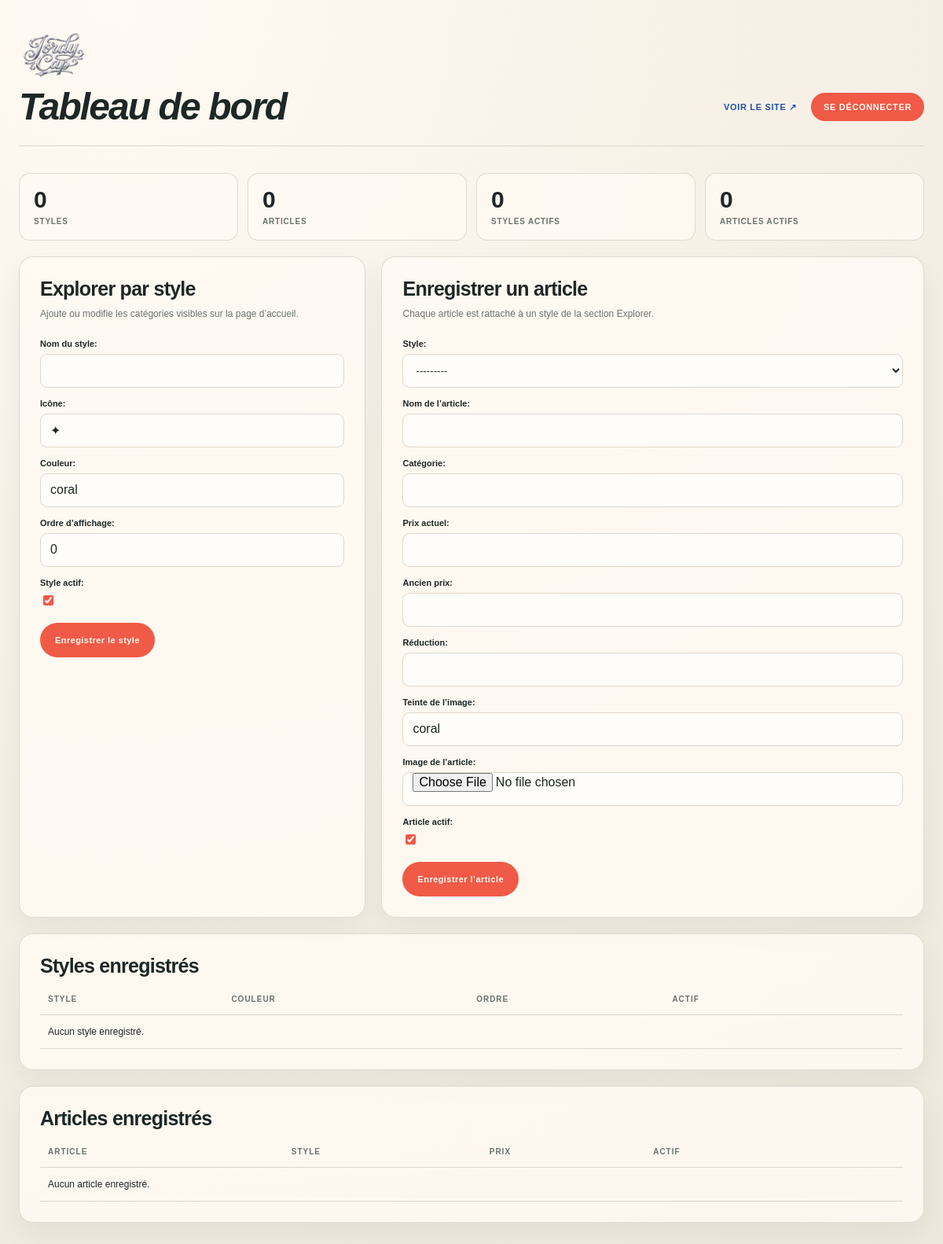
/account/dashboard/ (signed in), run on an earlier commit of the app's database.
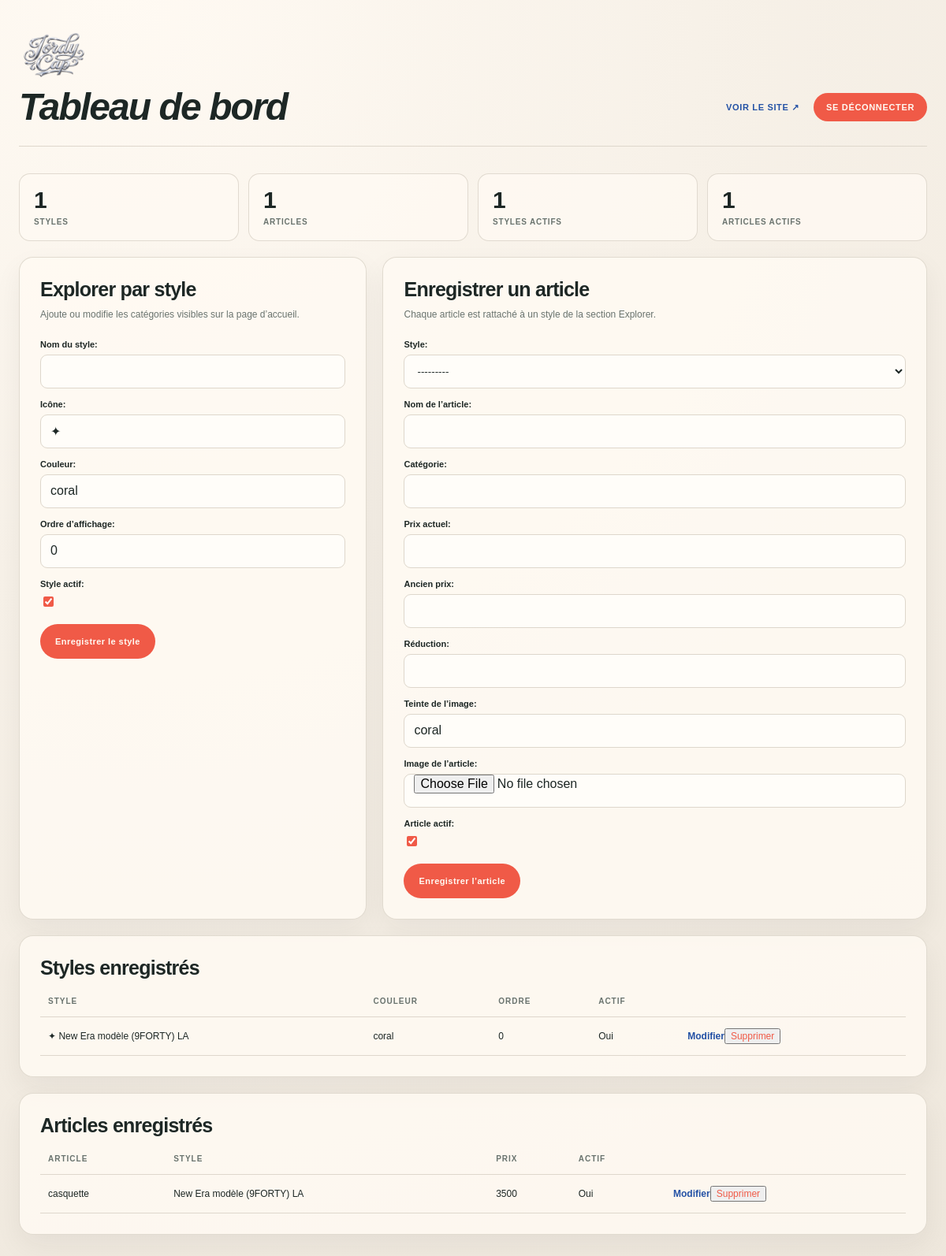
And on a later commit of the database.
### vente/models.py (models this page shows, shortened)
class Style(models.Model):
	name = models.CharField(max_length=80, unique=True)
	icon = models.CharField(max_length=10, default="✦")
	color = models.CharField(max_length=30, default="coral")
	order = models.PositiveIntegerField(default=0)
	active = models.BooleanField(default=True)
	class Meta:
		ordering = ["order", "name"]
	def __str__(self):
		return self.name

class Product(models.Model):
	style = models.ForeignKey(Style, on_delete=models.CASCADE, related_name="products")
	name = models.CharField(max_length=120)
	category = models.CharField(max_length=80, blank=True)
	price = models.CharField(max_length=40)
	old_price = models.CharField(max_length=40, blank=True)
	discount = models.CharField(max_length=20, blank=True)
	tone = models.CharField(max_length=30, default="coral")
	image = models.ImageField(upload_to="products/", blank=True)
	active = models.BooleanField(default=True)
	created_at = models.DateTimeField(auto_now_add=True)
	class Meta:
		ordering = ["-created_at"]

### account/views.py (the view, shortened to what this page needs)
# urls.py: path("dashboard/", dashboard, name="dashboard"),
@staff_member_required(login_url="account:login")
def dashboard(request):
	styles = Style.objects.all()
	products = Product.objects.select_related("style").all()
	style_form = StyleForm(prefix="style")
	product_form = ProductForm(prefix="product")
	return render(request, "account/dashboard.html", {
		"styles": styles,
		"products": products,
		"style_count": Style.objects.count(),
		"product_count": Product.objects.count(),
		"active_style_count": Style.objects.filter(active=True).count(),
		"active_product_count": Product.objects.filter(active=True).count(),
		"style_form": style_form,
		"product_form": product_form,
	})

### account/forms.py
class StyleForm(forms.ModelForm):
    class Meta:
        model = Style
        fields = ["name", "icon", "color", "order", "active"]
        labels = {
            "name": "Nom du style",
            "icon": "Icône",
            "color": "Couleur",
            "order": "Ordre d’affichage",
            "active": "Style actif",
        }

class ProductForm(forms.ModelForm):
    class Meta:
        model = Product
        fields = [
            "style",
            "name",
            "category",
            "price",
            "old_price",
            "discount",
            "tone",
            "image",
            "active",
        ]
        labels = {
            "style": "Style",
            "name": "Nom de l’article",
            "category": "Catégorie",
            "price": "Prix actuel",
            "old_price": "Ancien prix",
            "discount": "Réduction",
            "tone": "Teinte de l’image",
            "image": "Image de l’article",
            "active": "Article actif",
        }

### templates/account/dashboard.html (shortened to what this page needs)
{% load static %}
<!doctype html>
<html lang="fr">
<head>
  <link rel="stylesheet" href="{% static 'css/modavibe.css' %}">
</head>
<body>
  <main class="dashboard">
    <div class="dashboard-inner">
      <header class="dashboard-head">
        <div><img src="{% static 'media/jordy-cap-logo.png' %}" alt="Jordy Cap"><h1>Tableau de bord</h1></div>
        <div class="dashboard-actions"><a href="{% url 'vente:home' %}">Voir le site ↗</a><form method="post" action="{% url 'account:logout' %}">{% csrf_token %}<button type="submit">Se déconnecter</button></form></div>
      </header>
            <section class="dashboard-counters" aria-label="Résumé du catalogue">
              <div class="dashboard-counter"><strong>{{ style_count }}</strong><span>Styles</span></div>
              <div class="dashboard-counter"><strong>{{ product_count }}</strong><span>Articles</span></div>
              <div class="dashboard-counter"><strong>{{ active_style_count }}</strong><span>Styles actifs</span></div>
              <div class="dashboard-counter"><strong>{{ active_product_count }}</strong><span>Articles actifs</span></div>
            </section>
      <div class="dashboard-grid">
        <section class="dashboard-panel">
          <h2>Explorer par style</h2>
          <p>Ajoute ou modifie les catégories visibles sur la page d’accueil.</p>
          <form class="dashboard-form" method="post">
            {{ style_form.as_p }}
            <button type="submit">Enregistrer le style</button>
          </form>
        </section>
        <section class="dashboard-panel">
          <h2>Enregistrer un article</h2>
          <p>Chaque article est rattaché à un style de la section Explorer.</p>
          <form class="dashboard-form" method="post" enctype="multipart/form-data">
            {{ product_form.as_p }}
            <button type="submit">Enregistrer l’article</button>
          </form>
        </section>
        <section class="dashboard-panel dashboard-list">
          <h2>Styles enregistrés</h2>
          <table class="dashboard-table"><thead><tr><th>Style</th><th>Couleur</th><th>Ordre</th><th>Actif</th><th></th></tr></thead><tbody>
            {% for style in styles %}<tr><td>{{ style.icon }} {{ style.name }}</td><td>{{ style.color }}</td><td>{{ style.order }}</td><td>{% if style.active %}Oui{% else %}Non{% endif %}</td><td><a href="{% url 'account:edit_style' style.pk %}">Modifier</a><form method="post" action="{% url 'account:delete_style' style.pk %}" style="display:inline" onsubmit="return confirm('Supprimer ce style et ses articles ?');">{% csrf_token %}<button class="delete-link" type="submit">Supprimer</button></form></td></tr>{% empty %}<tr><td colspan="5">Aucun style enregistré.</td></tr>{% endfor %}
          </tbody></table>
        </section>
        <section class="dashboard-panel dashboard-list">
          <h2>Articles enregistrés</h2>
          <table class="dashboard-table"><thead><tr><th>Article</th><th>Style</th><th>Prix</th><th>Actif</th><th></th></tr></thead><tbody>
            {% for product in products %}<tr><td>{{ product.name }}</td><td>{{ product.style.name }}</td><td>{{ product.price }}</td><td>{% if product.active %}Oui{% else %}Non{% endif %}</td><td><a href="{% url 'account:edit_product' product.pk %}">Modifier</a><form method="post" action="{% url 'account:delete_product' product.pk %}" style="display:inline" onsubmit="return confirm('Supprimer cet article ?');">{% csrf_token %}<button class="delete-link" type="submit">Supprimer</button></form></td></tr>{% empty %}<tr><td colspan="5">Aucun article enregistré.</td></tr>{% endfor %}
          </tbody></table>
        </section>
      </div>
    </div>
  </main>
</body>
</html>

What changed in the data, as far as the page shows it:
added Style: icon "✦", name "New Era modèle (9FORTY) LA", color "coral", order "0", active "Oui"
added Product: name "casquette", style.name "New Era modèle (9FORTY) LA", price "3500", active "Oui"
Also different on the page:
{{ style_count }}: "0" → "1"
{{ product_count }}: "0" → "1"
{{ active_style_count }}: "0" → "1"
{{ active_product_count }}: "0" → "1"
text no longer shown: "Aucun style enregistré. Aucun article enregistré."
